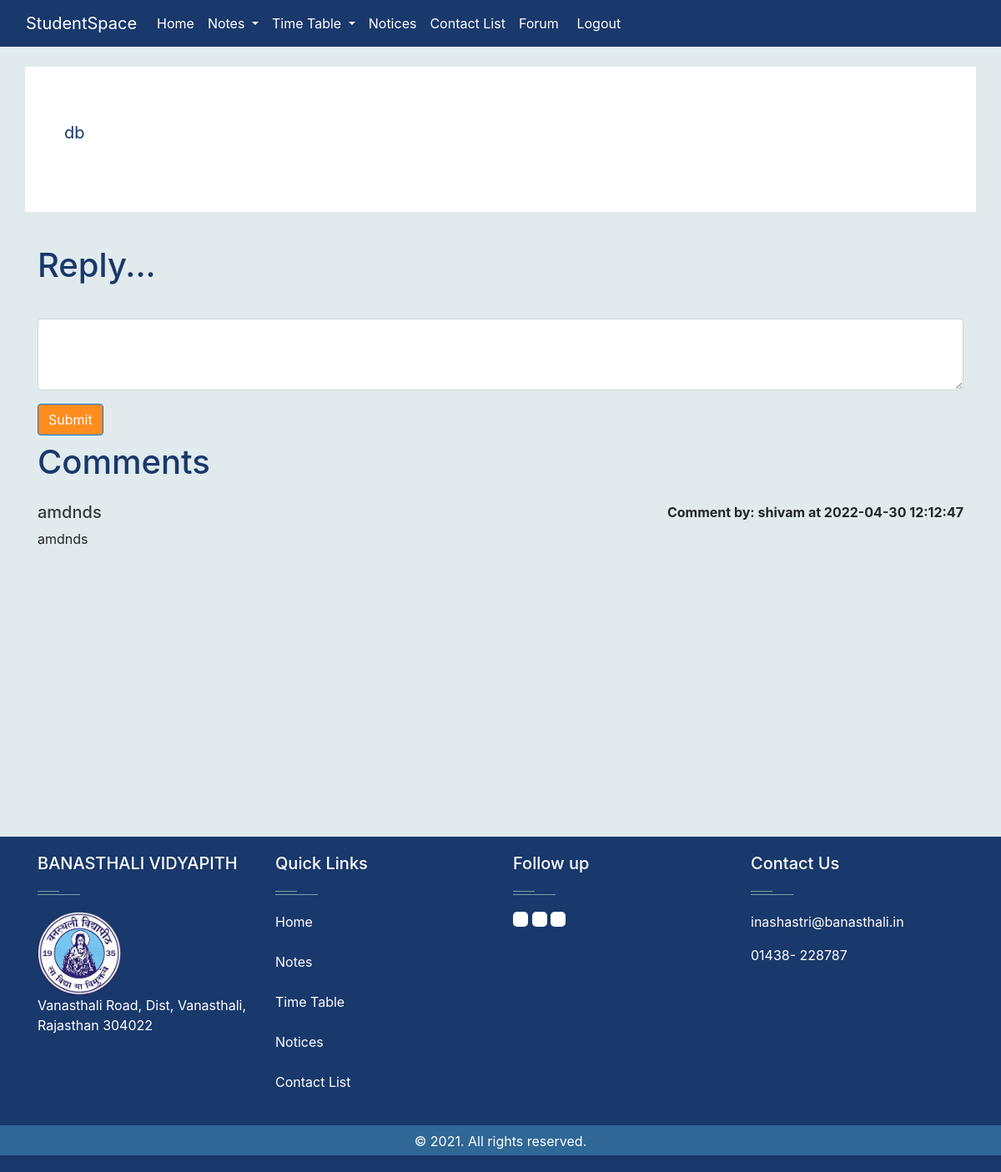
The page /Forum/threadlist.php?catid=2 (signed in) on the database its author committed.
### tables this page shows
CREATE TABLE `categories` (
  `category_id` int(11) NOT NULL,
  `category_name` varchar(100) NOT NULL,
  `category_description` varchar(100) NOT NULL,
  `created` date NOT NULL DEFAULT current_timestamp()
);

CREATE TABLE `threads` (
  `thread_id` int(11) NOT NULL,
  `thread_desc` varchar(300) NOT NULL,
  `thread_cat_id` int(11) NOT NULL,
  `thread_user_name` varchar(100) NOT NULL,
  `timestamp` datetime NOT NULL
);

### Forum/threadlist.php (the view, shortened to what this page needs)
<?php session_start();
if(isset($_SESSION['id']))
{
    ?>
    <!doctype html>
    <html lang="en">
    <head>
        <link rel="stylesheet" href="https://stackpath.bootstrapcdn.com/bootstrap/4.5.0/css/bootstrap.min.css"
>
    </head>
    <body>
        <?php include "../files/db.php"?>
        <?php include "../files/nav_logout.php"?>
        <?php
            $cat_id = $_GET['catid'];
            $sql = "SELECT * FROM categories WHERE category_id= $cat_id";
            $result = mysqli_query($conn, $sql);
            while($row = mysqli_fetch_assoc($result)){
                $catdesc = $row['category_description'];
            }
        ?>
        <div class="container my-4" style="background-color:#fff;">
            <div class="jumbotron"style="background-color:#fff;">
                <p class="lead" style="color:#19386b;"> <b><?php echo $catdesc;?></b></p>
            </div>
        </div>
        <?php
            echo '<div class="container">
            <h1 class="py-2" style="color:#19386b;">Reply...</h1>
            <form action="'. $_SERVER["REQUEST_URI"] . '" method="post">
                <div class="form-group">
                    <label for="exampleFormControlTextarea1"></label>
                    <textarea class="form-control" id="desc" name="desc" rows="3"></textarea>
                </div>
                <button type="submit" class="btn btn-primary" name="thread">Submit</button>
            </form>
            </div>';
        ?>
        <div class="container mb-5" id="ques">
            <h1 class="py-2" style="color:#19386b;">Comments</h1>
        <?php
            $id = $_GET['catid'];
            $sql = "SELECT * FROM `threads` WHERE thread_cat_id=$id";
            $result = mysqli_query($conn, $sql);
            while($row = mysqli_fetch_assoc($result)){
                $id = $row['thread_id'];
                $desc = $row['thread_desc'];
                $thread_time = $row['timestamp'];
                $thread_user_name = $row['thread_user_name'];
                echo '<div class="media my-3">
                    <div class="media-body">'.
                    '<h5 class="mt-0"> <a class="text-dark" href="thread.php?thread_id=' . $id. '">'. $desc . ' </a></h5>
                        '. $desc . ' </div>'.'<div class="font-weight-bold my-0"> Comment by: '. $thread_user_name . ' at '. $thread_time. '</div>'.
                '</div>';
            }
        ?>
        </div>
        <?php include "../files/footer.php" ; ?>
    </body>
    </html>
    <?php
}
else{
    echo '<script>alert("Session Expired! login to continue!"); window.location.href="index.php"</script>';
}
?>

### contact/footer.css (style rules this page uses)
.btn { background-color: #ff8d1e; color: #fff; }

### Forum/threadlist.php (style rules this page uses)
#ques { min-height: 433px; }
body { background: #E1ebee; }

### rows shown on the page
categories: category_description "db"
threads: thread_desc "amdnds", thread_user_name "shivam", timestamp "2022-04-30 12:12:47"
